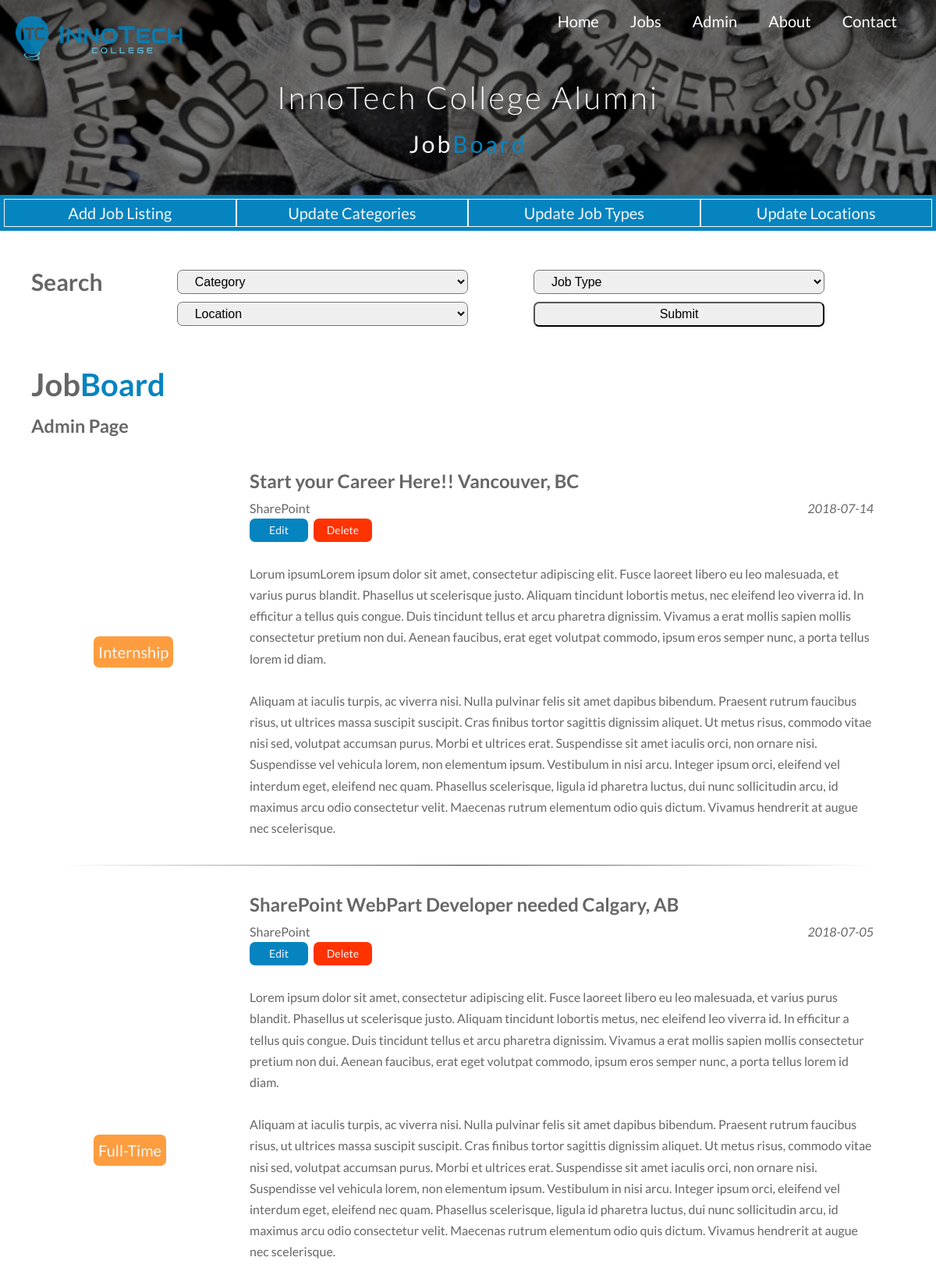
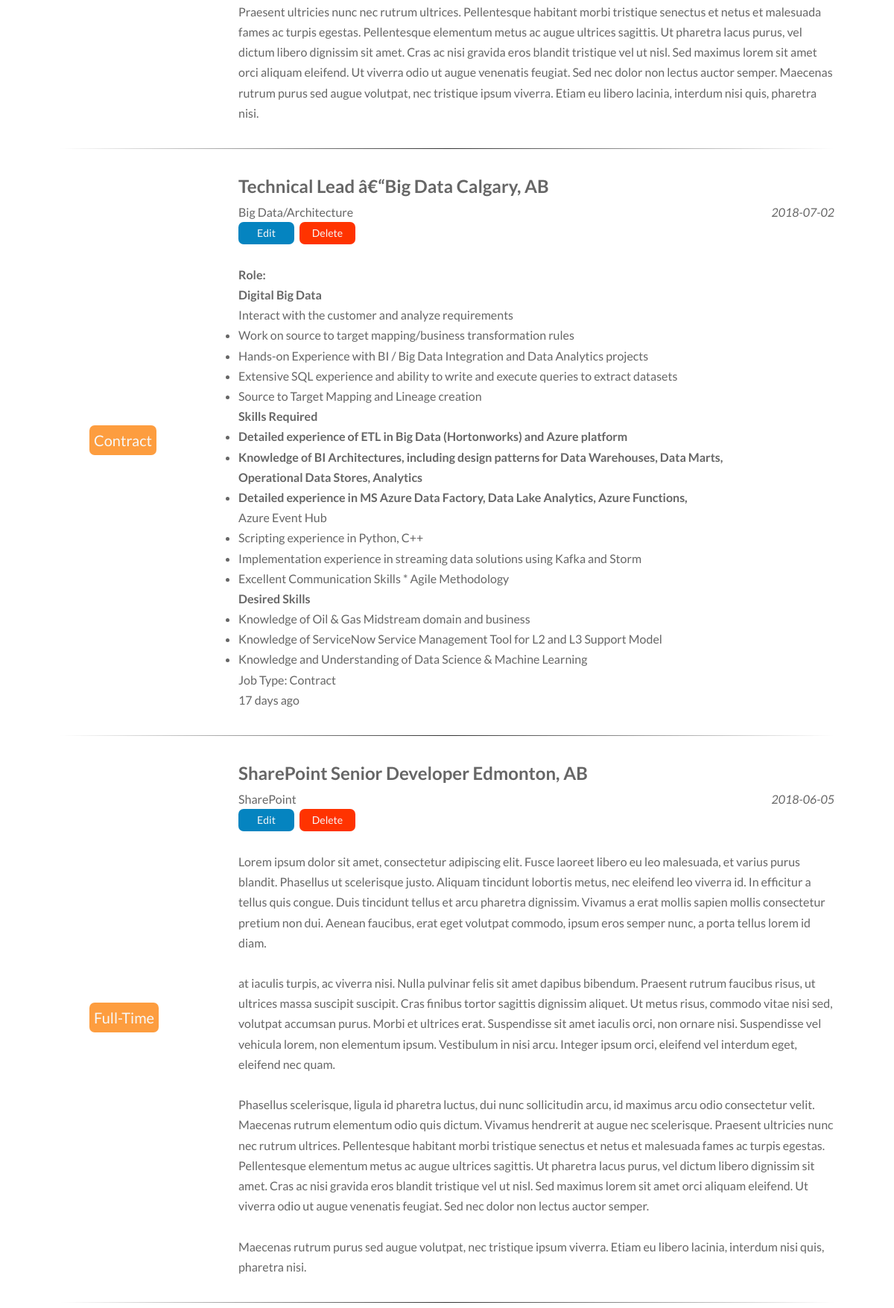
The app's page /admin.php (upper part) with its own data (2 pictures, top to bottom).
### tables this page shows
CREATE TABLE `joblistings` (
  `id` int(11) NOT NULL,
  `title` varchar(100) NOT NULL,
  `description` text NOT NULL,
  `location` varchar(100) NOT NULL,
  `dateposted` date NOT NULL,
  `jobtype` varchar(100) NOT NULL,
  `category` varchar(150) NOT NULL
);

### php/helpers/controllers.php (called while the page is built, shortened)
<?php
function createQuery($categorySearchID, $jobtypeSearchID, $locationSearchID) {
    if ($locationSearchID == 'empty') {
        if ($categorySearchID=="empty" && $jobtypeSearchID=="empty") {
            $query = "SELECT * FROM joblistings ORDER BY dateposted DESC";
        }elseif($jobtypeSearchID!=="empty" && $categorySearchID == "empty") {
            $query = "SELECT * FROM joblistings WHERE jobtype='{$jobtypeSearchID}' ORDER BY dateposted DESC";
        }elseif($jobtypeSearchID=="empty" && $categorySearchID !== "empty"){
            $query = "SELECT * FROM joblistings WHERE category='{$categorySearchID}' ORDER BY dateposted DESC";
        }elseif($categorySearchID!=="empty" && $jobtypeSearchID!=="empty") {
            $query = "SELECT * FROM joblistings WHERE jobtype='{$jobtypeSearchID}' AND category='{$categorySearchID}' ORDER BY dateposted DESC";
        }
    }
    return $query;
}
?>

### admin.php (the view, shortened to what this page needs)
<?php include 'php/classes/Database.php'; ?>
<?php include 'php/helpers/controllers.php'; ?>
<?php
  $categorySearchID = $_GET['category'];
  if(!$categorySearchID){
      $categorySearchID = "empty";
  }
  $jobtypeSearchID = $_GET['jobtype'];
  if (!$jobtypeSearchID){
      $jobtypeSearchID = "empty";
  }
  $locationSearchID = $_GET['location'];
  if (!$locationSearchID){
      $locationSearchID = "empty";
  }
  $query=createQuery($categorySearchID, $jobtypeSearchID, $locationSearchID);
  $statement = $db->prepare($query);
  $statement->execute();
  $listings=$statement->fetchAll();
?>
<!DOCTYPE html>
<html lang="en">
<?php include 'php/reusables/head.php' ?>
<body>
<?php include 'php/reusables/hero.php' ?>
    <div class="menus">
        <div class="menus__addNav">
            <ul class="menus__addNav--container">
                <li class="menus__addNav--container-item">
                    <a href="add.php">Add Job Listing</a>
                </li>
                <li class="menus__addNav--container-item">
                    <a href="addeditselectors.php">Update Categories</a>
                </li>
                <li class="menus__addNav--container-item">
                    <a href="addeditselectors.php#jobTypes">Update Job Types</a>
                </li>
                <li class="menus__addNav--container-item">
                    <a href="addeditselectors.php#locations">Update Locations</a>
                </li>
            </ul>
        </div>
        <div class="search__form">
            <div class="search__form--title">
                <h2>Search</h2>
            </div>
            <div class="search__form--selectBoxes">
                <form action="admin.php?this.options[this.selectedIndex].value" id="main" name="main" method="get">
                    <?php include 'php/reusables/selectors.php' ?>
                </form>
            </div>
        </div>
    </div>
    <div class="mainBoard" id="jobs">
        <h1>Job<span>Board</span>
        </h1>
        <h3>Admin Page</h3>
        <div class="listings">
            <?php if($listings) : ?>
            <?php foreach($listings as $row) : ?>
            <div class="listings__job">
                <div class="listings__job--type">
                    <p class="btn btn__secondary">
                        <?php echo $row['jobtype'] ?>
                    </p>
                </div>
                <div class="listings__job--info">
                    <div class="listings__job--info-line1">
                        <h2>
                            <?php echo $row['title'] ?>
                            <?php echo $row['location'] ?>
                        </h2>
                    </div>
                    <div class="listings__job--info-line2">
                        <?php echo $row['category'] ?>
                        <div class="listings__job--info-line2-datePosted">
                            <?php echo $row['dateposted'] ?>
                        </div>
                    </div>
                    <div class="admin__editDelete">
                        <a href="edit.php?id=<?php echo $row['id']; ?>" class="admin__editDelete--edit btn btn__primary">Edit</a>
                        <a href="delete.php?id=<?php echo $row['id']; ?>" class="admin__editDelete--delete btn btn__danger">Delete</a>
                    </div>
                    <br>
                    <div class="listings__job--info-description">
                        <?php echo $row['description'] ?>
                    </div>
                </div>
            </div>
            <br>
            <hr>
            <?php endforeach; ?>
            <?php endif; ?>
        </div>
    </div>
</body>
</html>

### css/style.css (style rules this page uses)
* { margin:0;padding:0;box-sizing:border-box }
html { font-size:62.5%;background-color:#fff;color:#555;font-family:'Lato', 'Arial', san-serif;font-size:20px;font-weight:300;text-rendering:optimizeLegibility }
hr { height:1px;background-image:-webkit-linear-gradient(left, transparent, rgba(0,0,0,0.8), transparent);border:0;color:#666 }
body { font-family:"Lato", sans-serif;font-weight:400;line-height:1.7;color:#666 }
.btn { border-radius:7px;padding:3px 6px }
.btn__primary { background-color:#0584c0;color:#f7f7f7 }
.btn__secondary { background-color:#fd9d3f;color:#f7f7f7 }
.btn__danger { background-color:#ff3300;color:#f7f7f7 }
.menus__addNav--container { display:flex;flex:1;height:100%;padding:5px;list-style:none;background-color:#0584c0;width:100% }
.menus__addNav--container-item { flex:1;text-align:center;border:1px solid #f7f7f7 }
.menus__addNav--container-item>a { text-decoration:none;color:#f7f7f7 }
.mainBoard { padding:0 40px }
.mainBoard>h1>span { color:#0584c0 }
.search__form { padding:2rem 2rem;display:flex }
.search__form--title { flex:1 }
.search__form--selectBoxes { flex:5;display:flex;justify-content:flex-start }
@media only screen and (max-width: 75em) { .search__form--selectBoxes { flex-flow:column } }
.listings { padding:0 2rem 0 2rem }
.listings__job { display:flex;padding-top:1.5rem }
.listings__job--type { flex:1;align-self:center;justify-self:center;display:inline-flex;margin:2rem }
.listings__job--info { flex:5;font-size:80% }
.listings__job--info-line1 { display:flex }
.listings__job--info-line2 { display:flex;justify-content:space-between }
.listings__job--info-line2-datePosted { font-style:italic }
.admin__editDelete { display:flex }
.admin__editDelete>a { text-decoration:none;width:75px;text-align:center;font-size:14px }
.admin__editDelete--edit { margin-right:7px }

### records on screen
joblistings: jobtype "Internship", title "Start your Career Here!!", location "Vancouver, BC", category "SharePoint", dateposted "2018-07-14", description "Lorum ipsumLorem ipsum dolor sit amet, consectetur adipiscing elit. Fusce laoreet libero eu leo malesuada, et varius purus blandit. Phasellus ut scelerisque justo. Aliquam tincidunt lobortis metus, nec eleifend leo viverra id. In efficitur a tellus quis congue. Duis tincidunt tellus et arcu pharetra dignissim. Vivamus a erat mollis sapien mollis consectetur pretium non dui. Aenean faucibus, erat eget volutpat commodo, ipsum eros semper nunc, a porta tellus lorem id diam. Aliquam at iaculis turpis, ac viverra nisi. Nulla pulvinar felis sit amet dapibus bibendum. Praesent rutrum faucibus risus, ut ultrices massa suscipit suscipit. Cras finibus tortor sagittis dignissim aliquet. Ut metus…"
joblistings: jobtype "Full-Time", title "SharePoint WebPart Developer needed", location "Calgary, AB", category "SharePoint", dateposted "2018-07-05", description "Lorem ipsum dolor sit amet, consectetur adipiscing elit. Fusce laoreet libero eu leo malesuada, et varius purus blandit. Phasellus ut scelerisque justo. Aliquam tincidunt lobortis metus, nec eleifend leo viverra id. In efficitur a tellus quis congue. Duis tincidunt tellus et arcu pharetra dignissim. Vivamus a erat mollis sapien mollis consectetur pretium non dui. Aenean faucibus, erat eget volutpat commodo, ipsum eros semper nunc, a porta tellus lorem id diam. Aliquam at iaculis turpis, ac viverra nisi. Nulla pulvinar felis sit amet dapibus bibendum. Praesent rutrum faucibus risus, ut ultrices massa suscipit suscipit. Cras finibus tortor sagittis dignissim aliquet. Ut metus risus, commodo…"
joblistings: jobtype "Contract", title "Technical Lead â€“Big Data", location "Calgary, AB", category "Big Data/Architecture", dateposted "2018-07-02", description "Role: Digital Big Data Interact with the customer and analyze requirements Work on source to target mapping/business transformation rules Hands-on Experience with BI / Big Data Integration and Data Analytics projects Extensive SQL experience and ability to write and execute queries to extract datasets Source to Target Mapping and Lineage creation Skills Required Detailed experience of ETL in Big Data (Hortonworks) and Azure platform Knowledge of BI Architectures, including design patterns for Data Warehouses, Data Marts, Operational Data Stores, Analytics Detailed experience in MS Azure Data Factory, Data Lake Analytics, Azure Functions, Azure Event Hub Scripting experience in Python, C++…"
joblistings: jobtype "Full-Time", title "SharePoint Senior Developer", location "Edmonton, AB", category "SharePoint", dateposted "2018-06-05", description "Lorem ipsum dolor sit amet, consectetur adipiscing elit. Fusce laoreet libero eu leo malesuada, et varius purus blandit. Phasellus ut scelerisque justo. Aliquam tincidunt lobortis metus, nec eleifend leo viverra id. In efficitur a tellus quis congue. Duis tincidunt tellus et arcu pharetra dignissim. Vivamus a erat mollis sapien mollis consectetur pretium non dui. Aenean faucibus, erat eget volutpat commodo, ipsum eros semper nunc, a porta tellus lorem id diam. at iaculis turpis, ac viverra nisi. Nulla pulvinar felis sit amet dapibus bibendum. Praesent rutrum faucibus risus, ut ultrices massa suscipit suscipit. Cras finibus tortor sagittis dignissim aliquet. Ut metus risus, commodo vitae…"
